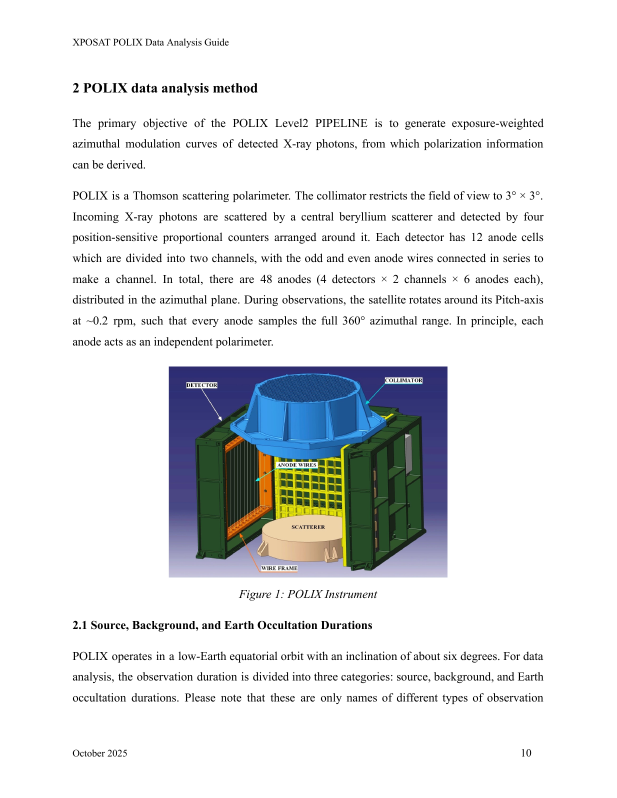
#> input picture docs/source_material/polix_handbook_2025/page-10-instrument.png, 1233 x 1595 px (shown at 1/2 size); its folder holds 7 pictures in this run
$ python prepare_source_assets.py
#> lines starting #> are read from the running program, lines starting #| are printed output that depends on the picture
"""Prepare selected, source-labelled educational images for the Vue portal.

This script only crops rendered pages already stored under source_material. It
does not alter the source PDFs and performs no scientific computation.
"""

from pathlib import Path

from PIL import Image


ROOT = Path(__file__).resolve().parents[1]
SOURCE = ROOT / "source_material" / "polix_handbook_2025"
OUTPUT = ROOT / "frontend" / "public" / "assets" / "mission"
OUTPUT.mkdir(parents=True, exist_ok=True)


def crop(source_name: str, output_name: str, box: tuple[int, int, int, int]) -> None:
#> called with source_name = 'page-10-instrument.png', output_name = 'polix-instrument-labelled-source.png', box = (310, 700, 920, 1195)
    with Image.open(SOURCE / source_name) as image:
#> image is the input picture: PIL image 1233x1595 RGB; mean R, G, B 227.5, 229.5, 230.7
        region = image.crop(box)
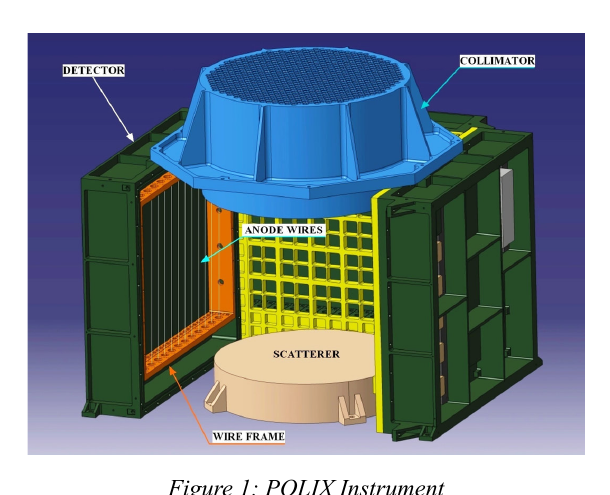
#> region: PIL image 610x495 RGB; mean R, G, B 119.7, 132.3, 140.2
        region.save(OUTPUT / output_name, optimize=True)


crop(
    "page-10-instrument.png",
    "polix-instrument-labelled-source.png",
    (310, 700, 920, 1195),
)
crop(
    "page-17-level2-pipeline.png",
    "polix-level2-pipeline-source.png",
    (145, 70, 1090, 835),
)
#> call 2 of crop, with source_name = 'page-17-level2-pipeline.png', output_name = 'polix-level2-pipeline-source.png', box = (145, 70, 1090, 835)
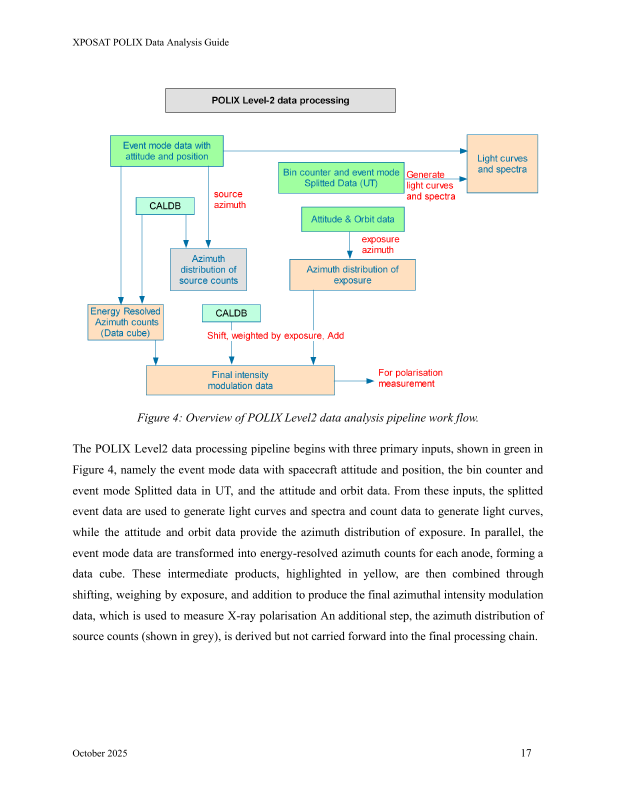
#> input picture docs/source_material/polix_handbook_2025/page-17-level2-pipeline.png, 1233 x 1595 px (shown at 1/2 size)
#> in crop, image is the input picture: PIL image 1233x1595 RGB; mean R, G, B 244.6, 246, 243.8
#> in crop (call 2), `region = image.crop(box)`:
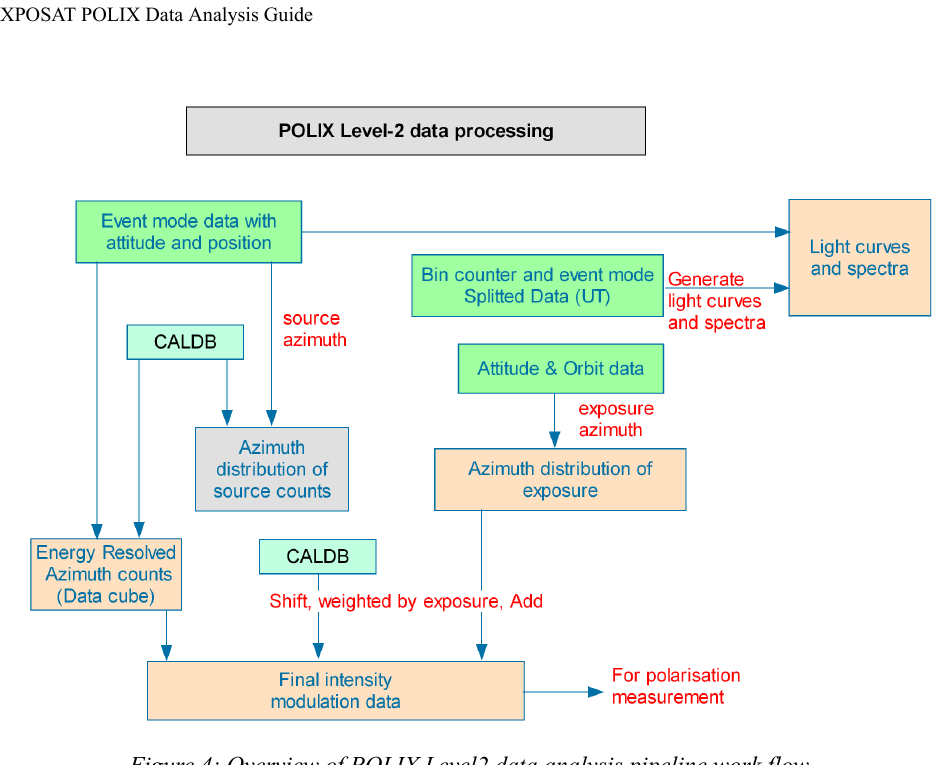
#> region: PIL image 945x765 RGB; mean R, G, B 240.3, 244.2, 238.1
crop(
    "page-24-level2-tree.png",
    "polix-level2-tree-source.png",
    (120, 145, 1130, 1450),
)
#> call 3 of crop, with source_name = 'page-24-level2-tree.png', output_name = 'polix-level2-tree-source.png', box = (120, 145, 1130, 1450)
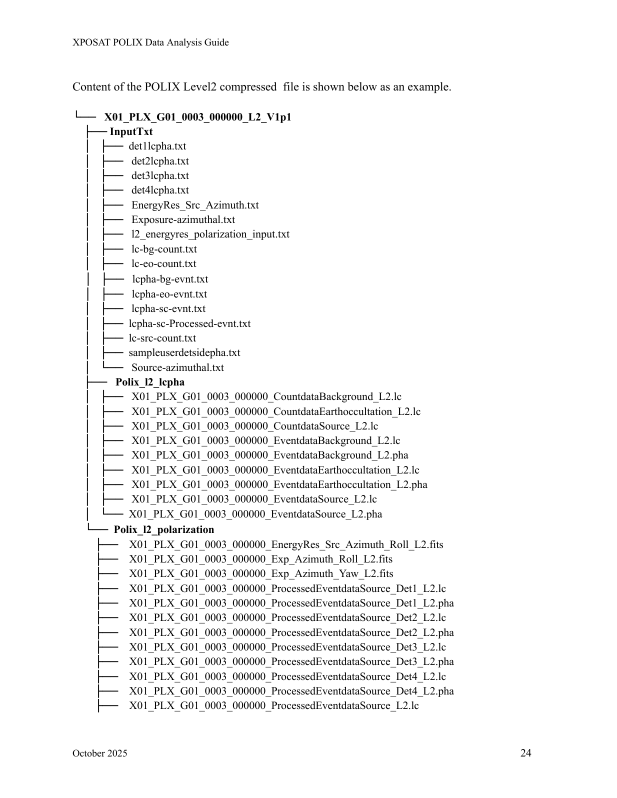
#> input picture docs/source_material/polix_handbook_2025/page-24-level2-tree.png, 1233 x 1595 px (shown at 1/2 size)
#> in crop, image is the input picture: PIL image 1233x1595 RGB; min 0, max 255, mean 245.9
#> in crop (call 3), `region = image.crop(box)`:
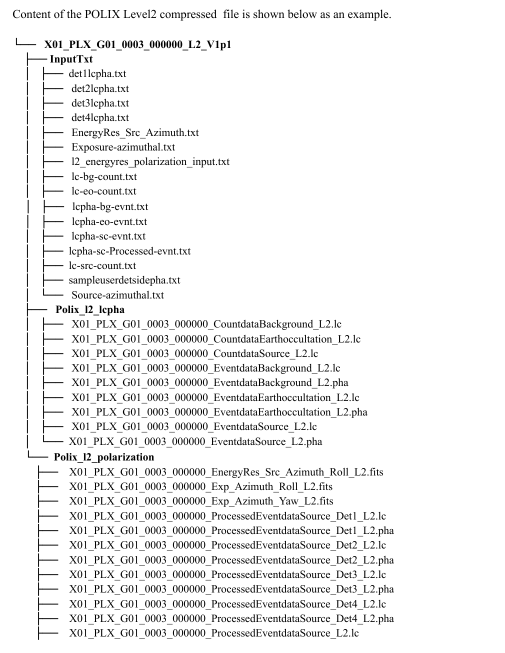
#> region: PIL image 1010x1305 RGB (shown at 1/2 size); min 0, max 255, mean 241.7
crop(
    "page-67-weightedroll.png",
    "weightedroll-columns-source.png",
    (85, 285, 1150, 625),
)
#> call 4 of crop, with source_name = 'page-67-weightedroll.png', output_name = 'weightedroll-columns-source.png', box = (85, 285, 1150, 625)
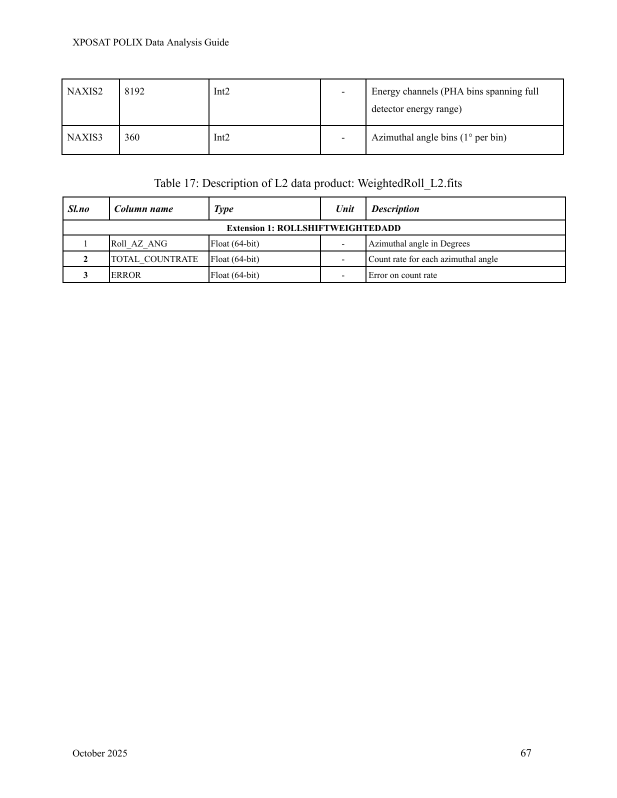
#> input picture docs/source_material/polix_handbook_2025/page-67-weightedroll.png, 1233 x 1595 px (shown at 1/2 size)
#> in crop, image is the input picture: PIL image 1233x1595 RGB; min 0, max 255, mean 250.3
#> in crop (call 4), `region = image.crop(box)`:
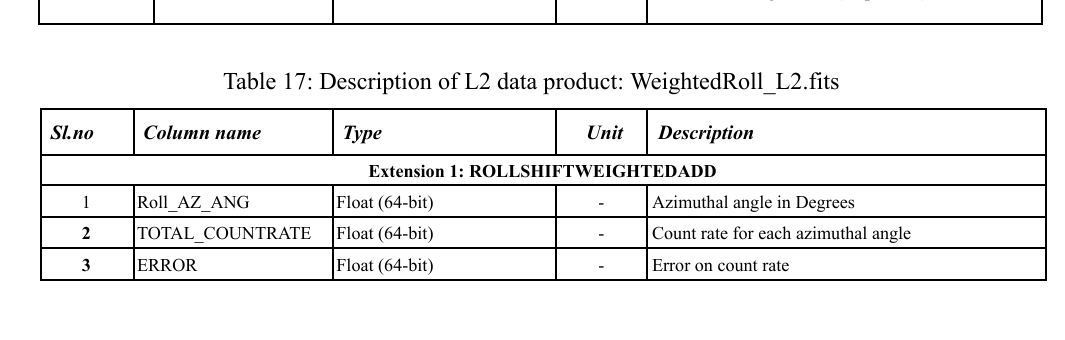
#> region: PIL image 1065x340 RGB; min 0, max 255, mean 237
